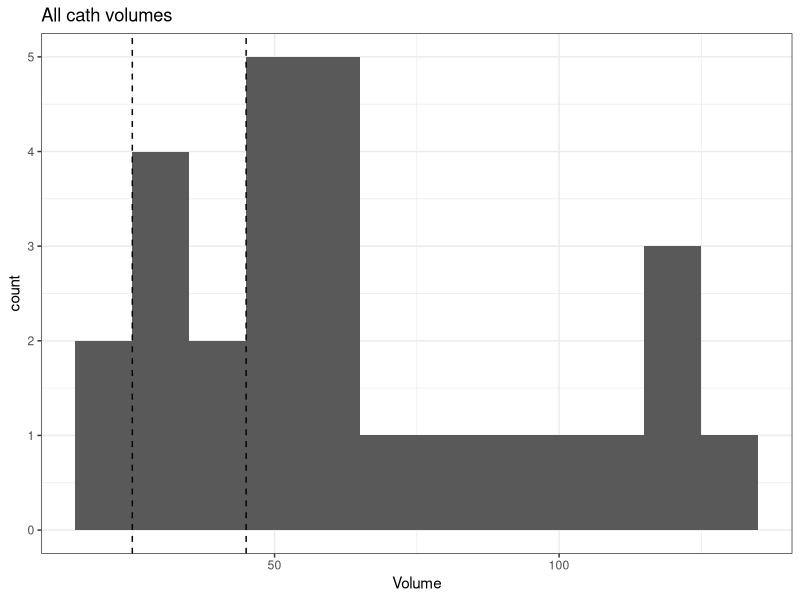
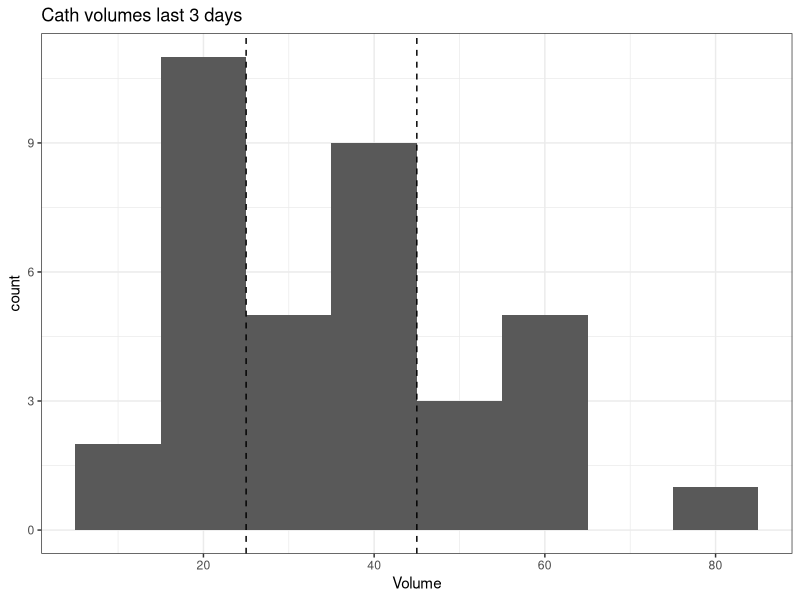
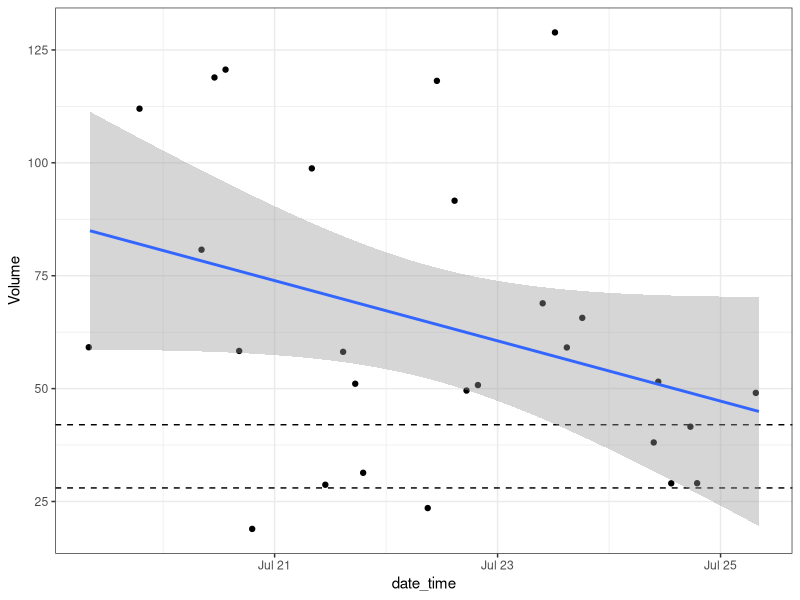
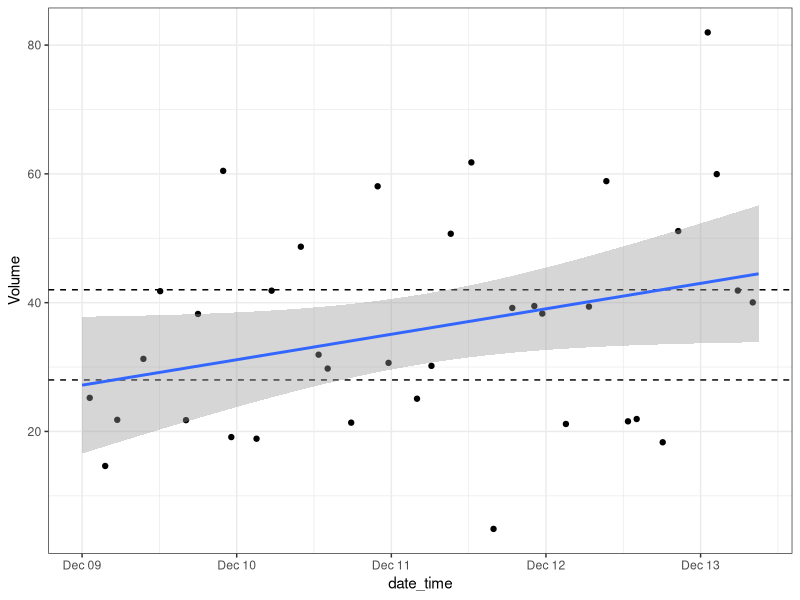

Here is the R script that generated these plots, in order: (Note: this script raises an error after producing the figures.)
library(tidyverse)
library(lubridate)

data<-read_csv("data/2022-07-cath-volumes.csv")%>%
  mutate(Date = as_date(Date), 
         date_time = ymd_hms(str_c(Date, Time)),
         status = case_when(Volume<30 ~ "<30", 
                            Volume>=30 & Volume<=40 ~ "30<x<40",
                            Volume>40 ~ ">40"
         ))

ggplot(data = data, aes(x = Volume))+
  geom_histogram(binwidth =  10)+
  theme_bw()+
  geom_vline(xintercept = 25, linetype="dashed")+
  geom_vline(xintercept  =45, linetype="dashed")+
  ggtitle("All cath volumes")

data_last_3<-read_csv("cath-volumes-last-3.csv")%>%
  mutate(Date = as_date(Date),
         date_time = ymd_hms(str_c(Date, Time)),
         status = case_when(Volume<30 ~ "<30", 
                            Volume>=30 & Volume<=40 ~ "30<x<40",
                            Volume>40 ~ ">40"
                   ))

data_last_3%>%
  ggplot( aes(x = Volume))+
  geom_histogram(binwidth =  10)+
  theme_bw()+
  geom_vline(xintercept = 25, linetype="dashed")+
  geom_vline(xintercept = 45, linetype="dashed")+
  ggtitle("Cath volumes last 3 days")

data%>%
  count(as.character(Volume))

data%>%
  count(status)

data_last_3%>%
  count(status)

ggplot(data = data, 
       aes(x = date_time, 
           y = Volume))+
  geom_jitter()+
  theme_bw()+
  geom_hline(yintercept = 28, linetype="dashed")+
  geom_hline(yintercept  =42, linetype="dashed")+
  geom_smooth(method='lm')


model<-lm(Volume ~ date_time, data = data)
summary(model)

ggplot(data = data_last_3, 
       aes(x = date_time, 
           y = Volume))+
  geom_jitter()+
  theme_bw()+
  geom_hline(yintercept = 28, linetype="dashed")+
  geom_hline(yintercept  =42, linetype="dashed")+
  geom_smooth(method='lm')


model<-lm(date_time ~ Volume, data = data_last_3)
summary(model)

average_per_day <- data%>%group_by(Date) %>% 
  summarise(mean = mean(Volume, na.rm = TRUE),
            sd = sd(Volume, na.rm = TRUE))

ggplot(data = average_per_day, 
       aes(x = Date, 
           y = mean))+
  geom_line()+
  theme_bw()+ 
  geom_errorbar(aes(ymin=mean-sd, ymax=mean+sd), width=.2,
                          position=position_dodge(.9)) + 
  geom_hline(yintercept = 30, linetype="dashed")+
  geom_hline(yintercept  =40, linetype="dashed")

ggplot(data = average_per_day, 
       aes(x = Date, 
           y = mean))+
  geom_line()+
  theme_bw()+ 
  geom_errorbar(aes(ymin=mean-sd, ymax=mean+sd), width=.2,
                position=position_dodge(.9)) + 
  geom_hline(yintercept = 30, linetype="dashed")+
  geom_hline(yintercept  =40, linetype="dashed")


ggplot(data = data, 
       aes(x = Date, 
           y = Volume, 
           color = as.character(Time)))+
  geom_line()+
  theme_bw()


ggplot(data = data, 
       aes(x = Time, 
           y = Volume))+
  geom_point()+
  theme_bw()


average_by_time <- data%>%group_by(Time) %>% summarise(mean = mean(Volume, na.rm=TRUE))

ggplot(data = average_by_time, 
       aes(x = Time, 
           y = mean))+
  geom_line()+
  theme_bw()

ggplot(data = data, 
       aes(x = Date, 
           y = Volume))+
  geom_jitter()+
  theme_bw()+ 
  geom_hline(yintercept = 28, linetype="dashed")+
  geom_hline(yintercept = 42, linetype="dashed")

ggplot(data = data, 
       aes(x = as.character(Date), 
           y = Volume))+
  geom_boxplot()+
  theme_bw()+ 
  geom_hline(yintercept = 30, linetype="dashed")+
  geom_hline(yintercept = 40, linetype="dashed")+
  theme(axis.text.x = element_text(angle = 90, vjust = 0.5, hjust=1))

ggplot(data = data, 
       aes(x = as.character(Date), 
           y = Volume,
           color = as.character(Date)))+
  geom_jitter()+
  theme_bw()+ 
  geom_hline(yintercept = 30, linetype="dashed")+
  geom_hline(yintercept = 40, linetype="dashed")+
  theme(axis.text.x = element_text(angle = 90, vjust = 0.5, hjust=1))

ggplot(data = data, 
       aes(x = date_time, 
           y = Volume))+
  geom_point()+
  theme_bw()+ 
  geom_hline(yintercept = 29, linetype="dashed")+
  geom_hline(yintercept = 41, linetype="dashed")+
  theme(axis.text.x = element_text(angle = 90, vjust = 0.5, hjust=1))+
  ggtitle("Cath volumes over time")
